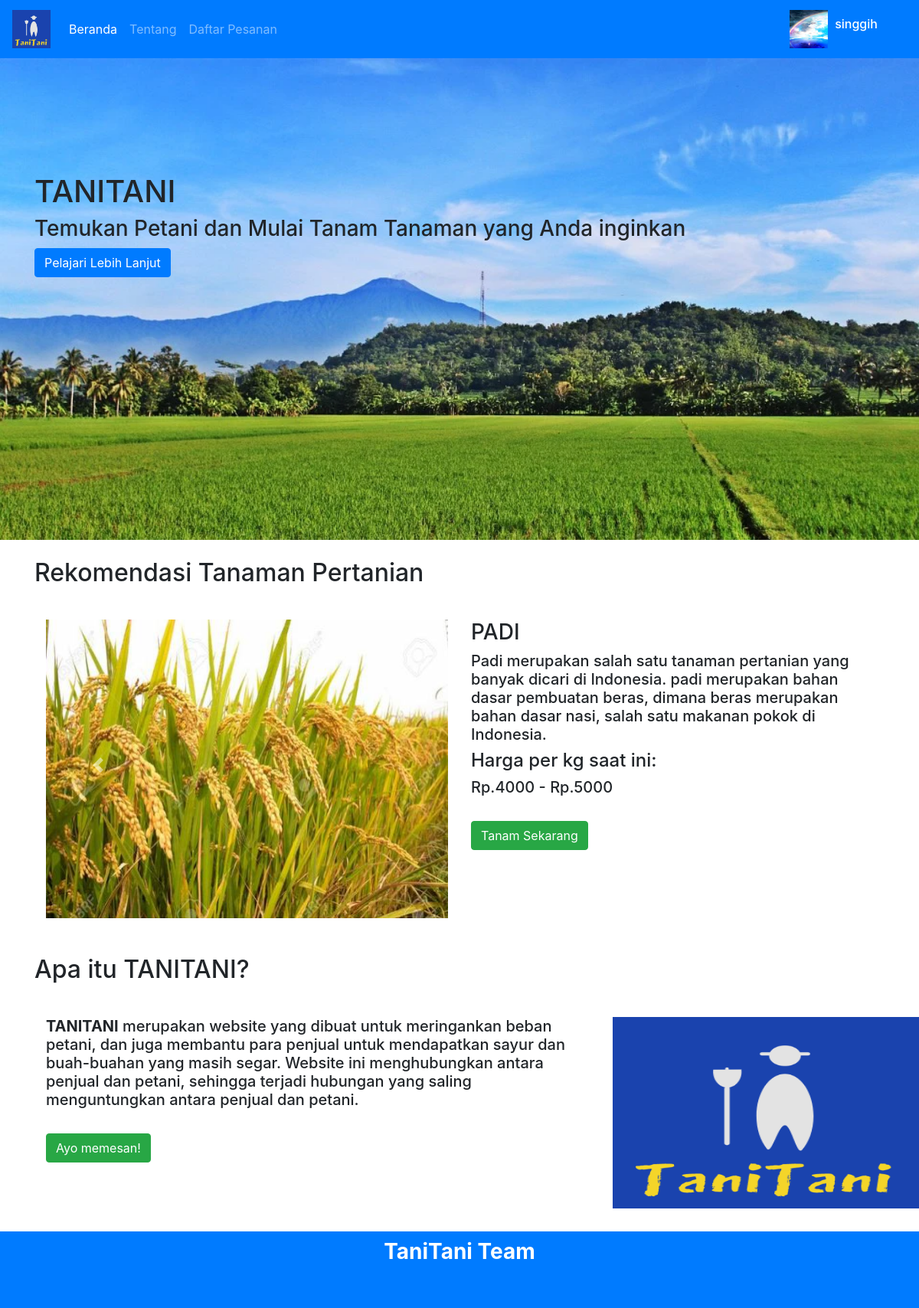
Screenshot of / (signed in) with the database file from the repository.
### tables this page shows
CREATE TABLE `pelanggan` (
  `id_pelanggan` int(10) NOT NULL,
  `NIK` varchar(25) NOT NULL,
  `nama_pelanggan` varchar(50) NOT NULL,
  `password` varchar(20) NOT NULL,
  `email` varchar(50) NOT NULL,
  `alamat` varchar(100) NOT NULL,
  `no_hp` varchar(20) NOT NULL,
  `foto_profil` varchar(100) NOT NULL
);

### index.php (the view, shortened to what this page needs)
<?php
include 'koneksi.php';
?>
<!DOCTYPE html>
<html lang="en">
<head>
    <link rel="stylesheet" href="bootstrap/css/bootstrap.css">
    <link rel="stylesheet" href="bootstrap/css/bootstrap-grid.css">
    <link rel="stylesheet" href="bootstrap/css/bootstrap-reboot.css">
    <link rel="stylesheet" href="bootstrap/style.css">
</head>
<body>
    <div class="navbar navbar-dark bg-primary navbar-expand expand-lg">
        <a href="#" class="navbar-brand">
            <img src="asset/logo.PNG" alt="" height="50px" width="50px">
        </a>
        <div class="collapse navbar-collapse" id="navbarNavDropdown">
            <ul class="navbar-nav">
              <li class="nav-item active">
                <a class="nav-link" href="index.php" style="margin: 0;">Beranda <span class="sr-only">(current)</span></a>
              </li>
              <li class="nav-item">
                <a class="nav-link" href="#tanitani">Tentang</a>
              </li>
              <?php if(isset($_SESSION['terdaftar'])){ ?>
              <li class="nav-item">
                <a class="nav-link" href="daftar-pesanan.php">Daftar Pesanan</a>
              </li>
              <?php } ?>
            </ul>
            <ul class="navbar-nav" style="margin-left: 60%">
              <?php if (isset($_SESSION['pelanggan'])) {
                $perintah=$koneksi->query("SELECT * FROM pelanggan WHERE id_pelanggan='$_SESSION[pelanggan]'");
                $baris=$perintah->fetch_assoc();?>
                  <li class="nav-item">
                    <img src="foto_profil/<?php echo $baris['foto_profil'] ?>" class="foto-profile" alt="">
                  </li>
                  <li class="nav-item dropdown">
                      <a class="nav-link dropdown-toggle btn btn-primary" href="#" id="navbarDropdownMenuLink"
                      data-toggle="dropdown" aria-haspopup="true" aria-expanded="false" style="color: white;">
                      <h6><?php echo $baris['nama_pelanggan'] ?></h6>
                      </a>
                  </li>
            <?php } ?>
            </ul>
          </div>
    </div>
    <div id="carouselExampleSlidesOnly" class="carousel slide" data-ride="carousel">
      <div class="carousel-inner foto-atas">
        <div class="carousel-item active">
          <div class="container">
            <div class="sampul">
              <h1>TANITANI</h1>
              <h3>Temukan Petani dan Mulai Tanam Tanaman yang Anda inginkan</h3>
              <a href="#tanitani" class="btn btn-primary">Pelajari Lebih Lanjut</a>
            </div>
          </div>
        </div>
      </div>
    </div>
    <br>
    <div class="container">
      <h2>Rekomendasi Tanaman Pertanian</h2><br>
      <div id="carouselExampleControls" class="carousel slide" data-ride="carousel">
        <div class="carousel-inner konten-bawah">
          <div class="carousel-item active">
            <div class="row">
              <div class="col-md-6">
                <img class="d-block w-100 konten-bawah" src="asset/padi.jpg" alt="Padi">
              </div>
              <div class="col-md-6">
                <h3>PADI</h3>
                <h5>
                  Padi merupakan salah satu tanaman pertanian yang banyak dicari di Indonesia.
                  padi merupakan bahan dasar pembuatan beras, dimana beras merupakan bahan dasar nasi,
                  salah satu makanan pokok di Indonesia.
                </h5>
                <h4>
                  Harga per kg saat ini:
                </h4>
                <h5>
                  Rp.4000 - Rp.5000
                </h5><br>
                <?php if(isset($_SESSION['pelanggan'])){
                echo "<a href='buat-pesanan.php' class='btn btn-success'>Tanam Sekarang</a>";
                }elseif(isset($_SESSION['petani'])){
                echo "<a href='pilih-pesanan.php' class='btn btn-success'>Tanam Sekarang</a>";
                }else{
                echo "<a href='daftar.html' class='btn btn-success'>Tanam Sekarang</a>";
                } ?>
              </div>
            </div>
          </div>
        </div>
        <a class="carousel-control-prev" href="#carouselExampleControls" role="button" data-slide="prev">
          <span class="carousel-control-prev-icon" aria-hidden="true"></span>
        </a>
        <a class="carousel-control-next" href="#carouselExampleControls" role="button" data-slide="next">
          <span class="carousel-control-next-icon" aria-hidden="true"></span>
        </a>
      </div><br><br>
      <h2>Apa itu TANITANI?</h2><br>
      <div class="row">
        <div class="col-md-8">
          <h5>
            <b>TANITANI</b> merupakan website yang dibuat untuk meringankan beban petani, dan juga membantu para
            penjual untuk mendapatkan sayur dan buah-buahan yang masih segar. Website ini menghubungkan antara
            penjual dan petani, sehingga terjadi hubungan yang saling menguntungkan antara penjual dan petani.
          </h5><br>
          <?php if (!isset($_SESSION['terdaftar'])) {
          ?>
          <a href="daftar-petani.php" class="btn btn-success">Daftar sebagai Petani</a>
          <a href="daftar-pelanggan.php" class="btn btn-primary">Daftar sebagai Pelanggan</a>
          <?php
          }else{
            if(isset($_SESSION['pelanggan'])){
            echo "<a href='buat-pesanan.php' class='btn btn-success'>Ayo memesan!</a>";
            }elseif(isset($_SESSION['petani'])){
              ?>
            <a href='pilih-pesanan.php' class='btn btn-success'>Ayo menanam!</a>
            <a href='penyakit.php' class='btn btn-warning'>Tanaman anda sakit?</a>
          <?php
            }
          } ?>
        </div>
        <div class="col-md-4">
          <img src="asset/logo.PNG" width="400px" height="250px" alt="LOGO KITA GAES">
        </div>
      </div>
    </div>
    <footer>
      <div class="footer">
        <div class="container">
          <div class="row">
            <div class="col-md-4 offset-md-4" style="margin-top:10px">
              <h3 class="text-center">
              <b>TaniTani Team
              </h3>
            </div>
          </div>
        </div>
      </div>
    </footer>
</body>
</html>

### rows the page displays
pelanggan: foto_profil (picture), nama_pelanggan "singgih"
